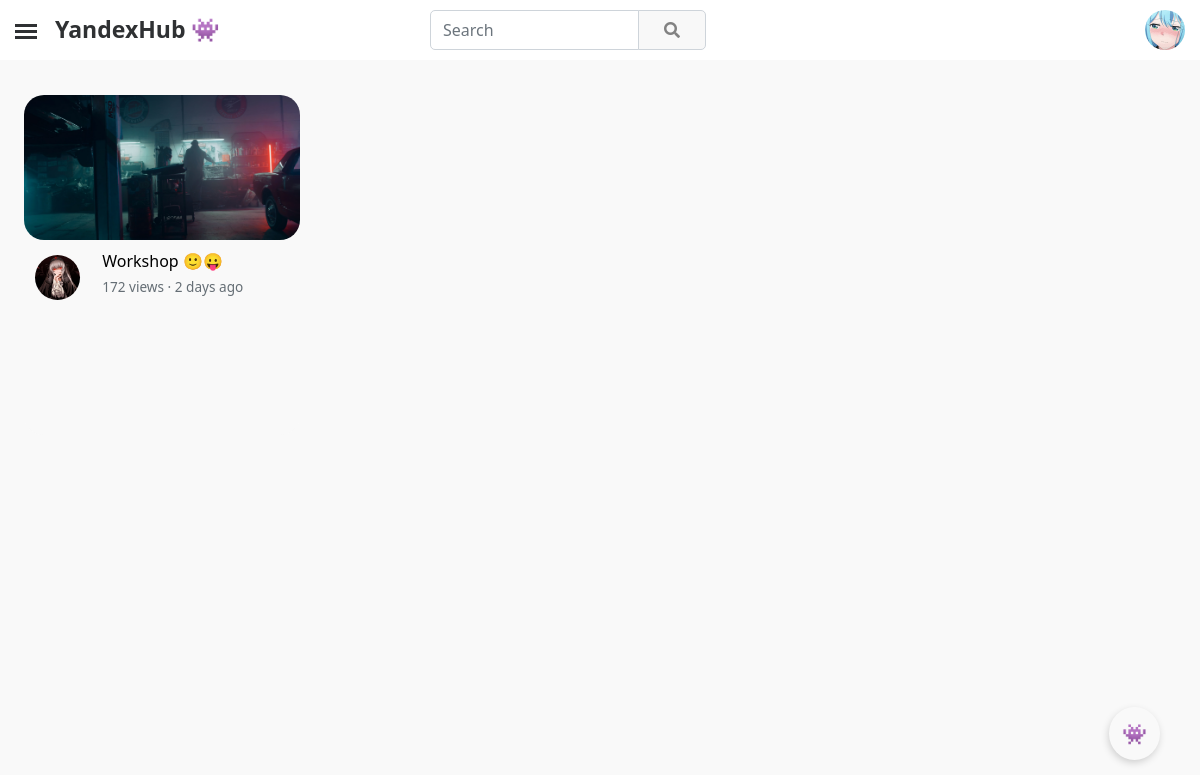
The app's page / (signed in), older data.
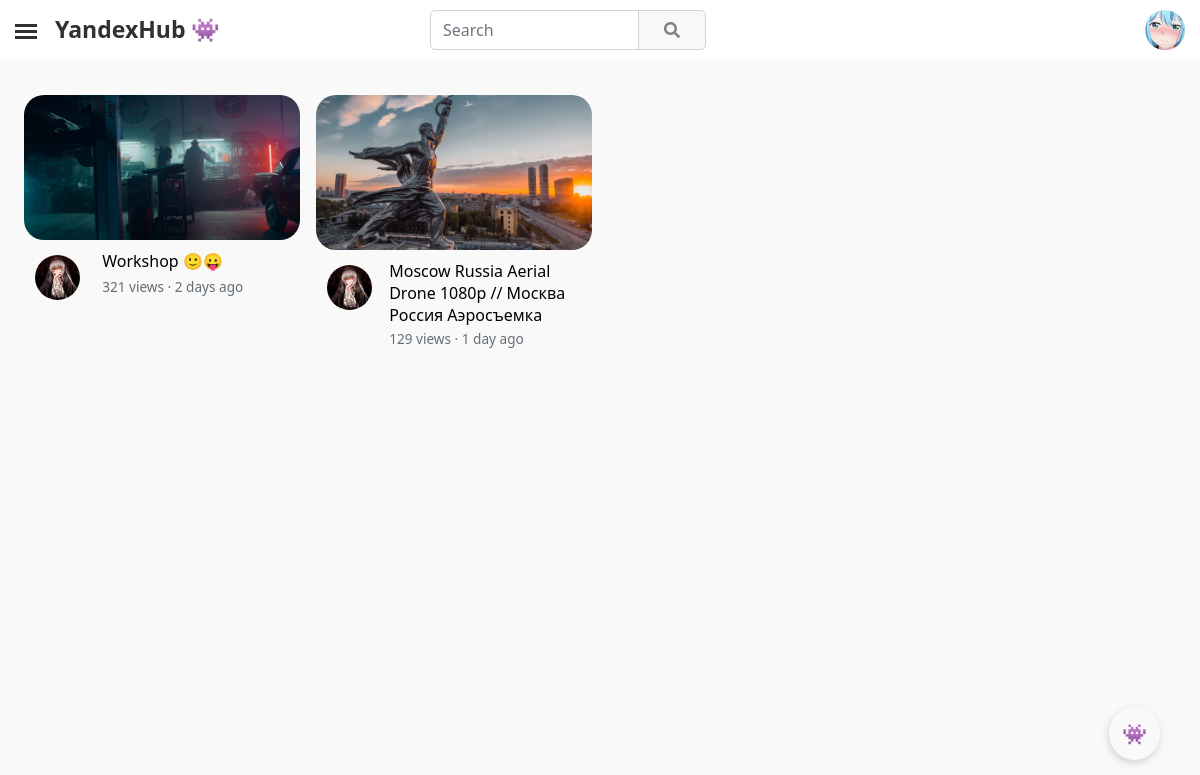
The same page, newer data.
### YandexHub/apps/mainapp/models.py (models this page shows, shortened)
class Video(models.Model):
    video_id = models.CharField(blank=True, null=True, max_length=32)
    creator = models.ForeignKey(CustomUser, on_delete=models.CASCADE, null=False, related_name='video_creator')
    video = models.FileField(upload_to='videos/')
    video_banner = models.ImageField(upload_to='video_banners/')
    views = models.BigIntegerField(default=0)
    likes = models.BigIntegerField(default=0)
    dislikes = models.BigIntegerField(default=0)
    comments = models.BigIntegerField(default=0)
    coefficient = models.FloatField(default=0)
    title = models.CharField(max_length=150)
    description = models.TextField(blank=True, null=True, max_length=1000000)
    date_created = models.DateTimeField(auto_now_add=True, db_index=True)

class CustomUser(AbstractUser):
    user_id = models.CharField(blank=True, null=True, max_length=24)
    email = models.EmailField(null=True, unique=True)
    username = models.CharField(blank=True, null=True, max_length=25)
    avatar = models.ImageField(blank=True, null=True, upload_to = 'avatars/', default='avatars/default/default_avatar.png')
    banner = models.ImageField(blank=True, null=True, upload_to='users_banners/')
    all_views = models.BigIntegerField(default=0)
    all_subscribers = models.BigIntegerField(default=0)
    description = models.TextField(blank=True, null=True, max_length=5000)
    contact_email  = models.CharField(blank=True, null=True, max_length=75)
    location = models.CharField(blank=True, null=True, max_length=50)
    vk_link = models.CharField(blank=True, null=True, max_length=150)
    instagram_link = models.CharField(blank=True, null=True, max_length=150)
    facebook_link = models.CharField(blank=True, null=True, max_length=150)
    reddit_link = models.CharField(blank=True, null=True, max_length=150)
    telegram_link = models.CharField(blank=True, null=True, max_length=150)
    twitter_link = models.CharField(blank=True, null=True, max_length=150)
    website_link = models.CharField(blank=True, null=True, max_length=150)
    telegram = models.CharField(blank=True, null=True, max_length=150)
    date_created = models.DateTimeField(auto_now_add=True, db_index=True)
    REQUIRED_FIELDS = ['username']
    USERNAME_FIELD = 'email'

### YandexHub/apps/mainapp/views.py (the view)
# urls.py: path('', HomeView.as_view(), name='main__page'),
class HomeView(ListView):
    template_name = 'home.html'
    paginate_by = 20
    model = Video
    context_object_name = "videos"
    def get_context_data(self, **kwargs):
        context = super(HomeView, self).get_context_data(**kwargs)
        context['title'] = 'YandexHub'
        return context

### YandexHub/apps/mainapp/templatetags/poll_extras.py (called while the page is built, shortened)
@register.filter(name='time_func')
@stringfilter
def time_func(arg):
    now = datetime.utcnow()
    time = now - datetime.strptime(arg, '%Y-%m-%d %H:%M:%S.%f+00:00')
    if time.days < 730:
        if time.days < 2:
            return '1 day ago'
        elif time.days < 7:
            return f'{time.days} days ago'
        elif time.days < 14:
            return '1 week ago'
        elif time.days < 30:
            return f'{time.days//4} weeks ago'
        elif time.days < 60:
            return '1 month ago'
        elif time.days < 365:
            return f'{time.days//30} months ago'
        elif time.days < 730:
            return '1 year ago'
    else:
        return f'{time.days//365} years ago'

### YandexHub/apps/mainapp/templates/home.html (shortened to what this page needs)
{% extends "main.html" %}
{% block content %}
{% load poll_extras %}
{% load static %}
<main role="main">
    <div class="block-content">
        <div class="row row-cols-1 row-cols-md-2 row-cols-lg-3 row-cols-xl-4 g-3">
            {% for video in videos %}
            <div class="infinite-item col" style="cursor: pointer;">
                <div class="card mb-2">
                    <a onclick="transition_link(`{% url 'video__page' video.video_id %}`)">
                        <img style="object-fit: cover;" class="bd-placeholder-img card-img-top video-img" width="360" height="225"
                            src="{{ video.video_banner.url }}">
                    </a>
                    <div class="card-body">
                        <div class="avatar-video-block" onclick="transition_link(`{% url 'channel__page' video.creator.user_id %}`)">
                            <div class="avatar-video-img img" style="background-image: url({{ video.creator.avatar.url }});"></div>
                        </div>
                        <div style="display: inline-block;"
                            onclick="transition_link(`{% url 'video__page' video.video_id %}`)">
                            <p class="card-text" style="color: #000;">{{ video.title|truncatechars:70 }}</p>
                            <div class="card-bottom">{{ video.views|brief_views_format }} · {{ video.date_created|time_func }}</div>
                        </div>
                    </div>
                </div>
            </div>
            {% endfor %}
        </div>
    </div>
</main>
{% endblock %}

Row changes from the older to the newer data that the page shows:
changed Video "Workshop 🙂😛": views|brief_views_format "172 views" → "321 views"
added Video: video_banner (picture), creator.avatar (picture), title "Moscow Russia Aerial Drone 1080p // Москва Россия Аэросъемка", views|brief_views_format "129 views", date_created "1 day ago"
